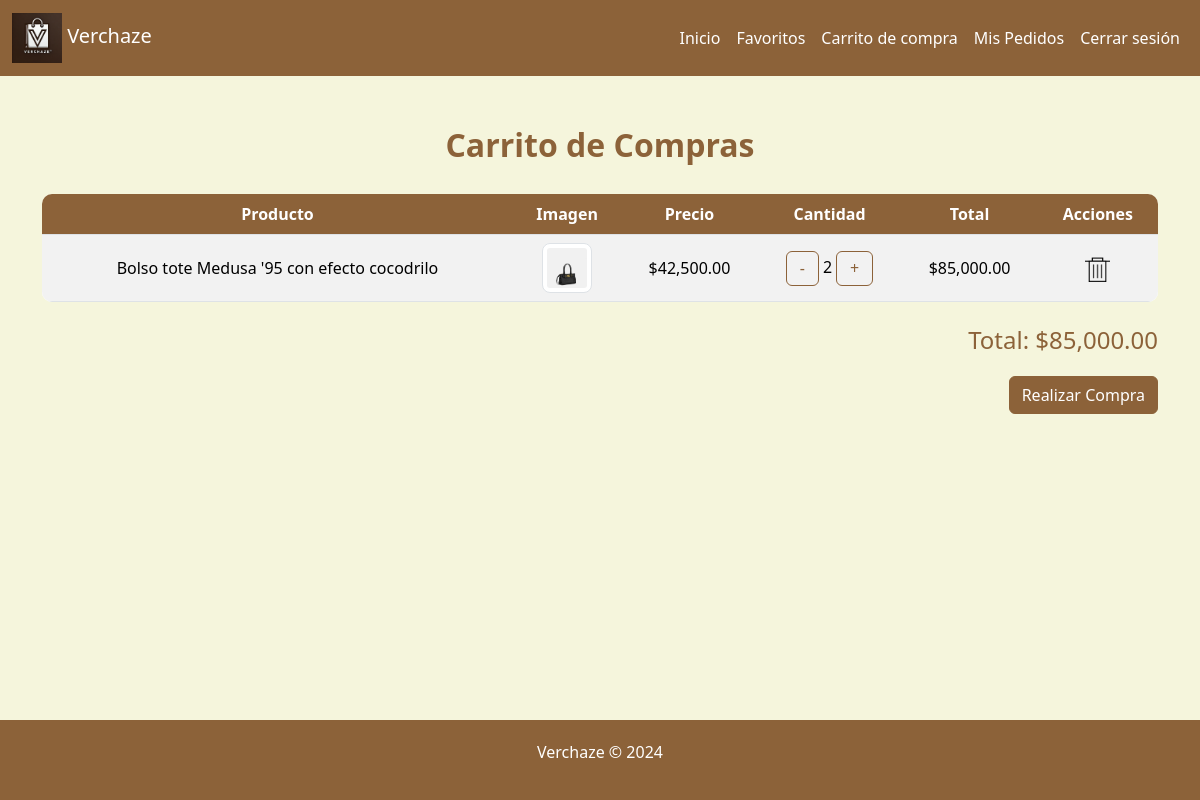
The page /tienda-bolsas-caras/ver_carrito.php (signed in) on the database its author committed.
### tables this page shows
CREATE TABLE `carrito` (
  `id` int(11) NOT NULL,
  `cliente_id` int(11) NOT NULL,
  `producto_id` int(11) NOT NULL,
  `cantidad` int(11) NOT NULL
);

CREATE TABLE `productos` (
  `id` int(11) NOT NULL,
  `nombre` varchar(100) NOT NULL,
  `precio` decimal(10,2) NOT NULL,
  `color` varchar(50) DEFAULT NULL,
  `descripcion` text DEFAULT NULL,
  `stock` int(11) NOT NULL,
  `imagen` varchar(255) DEFAULT NULL
);

### tienda-bolsas-caras/ver_carrito.php (the view, shortened to what this page needs)
<?php
include 'db_connection.php';
$cliente_id = $_SESSION['cliente_id'];
$productos_carrito = [];
$total_compra = 0;
try {
    $sql = "SELECT carrito.id, productos.nombre, productos.precio, carrito.cantidad, productos.imagen
            FROM carrito
            JOIN productos ON carrito.producto_id = productos.id
            WHERE carrito.cliente_id = :cliente_id";
    $stmt = $pdo->prepare($sql);
    $stmt->execute(['cliente_id' => $cliente_id]);
    $productos_carrito = $stmt->fetchAll(PDO::FETCH_ASSOC);
    foreach ($productos_carrito as $producto) {
        $total_compra += $producto['precio'] * $producto['cantidad'];
    }
} catch (Exception $e) {
    echo "Error al obtener los productos del carrito: " . $e->getMessage();
}
?>
<!DOCTYPE html>
<html lang="es">
<head>
    <link href="https://cdn.jsdelivr.net/npm/bootstrap@5.3.3/dist/css/bootstrap.min.css" rel="stylesheet">
</head>
<body>
<nav class="navbar navbar-expand-lg" style="background-color: #8c6239;">
    <div class="container-fluid">
        <a class="navbar-brand" href="Principal.php" style="color: white;">
            <img src="img/logo.jpg" alt="Verchaze Logo" width="50" height="50"> Verchaze
        </a>
        <div class="collapse navbar-collapse" id="navbarNav">
            <ul class="navbar-nav ms-auto">
                <li class="nav-item">
                    <a class="nav-link" href="Principal.php" style="color: white;">Inicio</a>
                </li>
                <li class="nav-item">
                    <a class="nav-link" href="ver_favoritos.php" style="color: white;">Favoritos</a>
                </li>
                <li class="nav-item">
                    <a class="nav-link" href="ver_carrito.php" style="color: white;">Carrito de compra</a>
                </li>
                <li class="nav-item">
                    <a class="nav-link" href="ver_mis_pedidos.php" style="color: white;">Mis Pedidos</a>
                </li>
                <li class="nav-item">
                    <a class="nav-link" href="logout.php" style="color: white;">Cerrar sesión</a>
                </li>
            </ul>
        </div>
    </div>
</nav>
<div class="container">
    <h2>Carrito de Compras</h2>
    <?php if (empty($productos_carrito)): ?>
        <p>No tienes productos en tu carrito.</p>
    <?php else: ?>
        <table class="table table-striped">
            <thead>
                <tr>
                    <th>Producto</th>
                    <th>Imagen</th>
                    <th>Precio</th>
                    <th>Cantidad</th>
                    <th>Total</th>
                    <th>Acciones</th>
                </tr>
            </thead>
            <tbody>
                <?php foreach ($productos_carrito as $producto): ?>
                    <tr>
                        <td><?php echo htmlspecialchars($producto['nombre']); ?></td>
                        <td><img src="<?php echo htmlspecialchars($producto['imagen']); ?>" class="img-thumbnail" alt="Imagen del producto"></td>
                        <td>$<?php echo number_format($producto['precio'], 2); ?></td>
                        <td>
                            <a href="actualizar_carrito.php?id=<?php echo $producto['id']; ?>&accion=restar" class="btn btn-outline-secondary">-</a>
                            <?php echo htmlspecialchars($producto['cantidad']); ?>
                            <a href="actualizar_carrito.php?id=<?php echo $producto['id']; ?>&accion=sumar" class="btn btn-outline-secondary">+</a>
                        </td>
                        <td>$<?php echo number_format($producto['precio'] * $producto['cantidad'], 2); ?></td>
                        <td>
                            <a href="eliminar_carrito.php?id=<?php echo $producto['id']; ?>" class="btn-delete">
                                <img src="img/eliminar.png" alt="Eliminar" style="width: 25px;">
                            </a>
                        </td>
                    </tr>
                <?php endforeach; ?>
            </tbody>
        </table>
        <div class="total-carrito">
            <p>Total: $<?php echo number_format($total_compra, 2); ?></p>
            <a href="realizar_compra.php" class="btn btn-compra">Realizar Compra</a>
        </div>
    <?php endif; ?>
</div>
<footer>
    <p>Verchaze &copy; 2024</p>
</footer>
</body>
</html>

### tienda-bolsas-caras/ver_carrito.php (style rules this page uses)
body { background-color: #F5F5DC; }
.container { margin-top: 50px; }
h2 { color: #8c6239; font-weight: bold; margin-bottom: 30px; text-align: center; }
.table { background-color: #fff; border-radius: 10px; overflow: hidden; }
.table th { background-color: #8c6239; color: white; text-align: center; vertical-align: middle; }
.table td { text-align: center; vertical-align: middle; }
.btn-outline-secondary { color: #8c6239; border-color: #8c6239; }
.btn-delete { background-color: transparent; border: none; padding: 0; }
.img-thumbnail { border-radius: 8px; width: 50px; height: 50px; object-fit: cover; }
.table .btn { padding: 0.3rem 0.8rem; }
footer { text-align: center; padding: 20px; background-color: #8c6239; color: white; position: fixed; bottom: 0; width: 100%; }
.total-carrito { font-size: 1.5rem; text-align: right; margin-top: 20px; color: #8c6239; }
.btn-compra { background-color: #8c6239; border-color: #8c6239; color: white; }

### rows shown on the page
carrito: producto.nombre "Bolso tote Medusa '95 con efecto cocodrilo", producto.imagen (picture), producto.precio "42,500.00", cantidad "2", $producto['precio'] * $producto['cantidad'] "85,000.00"

### other values the page prints
$total_compra "85,000.00"
